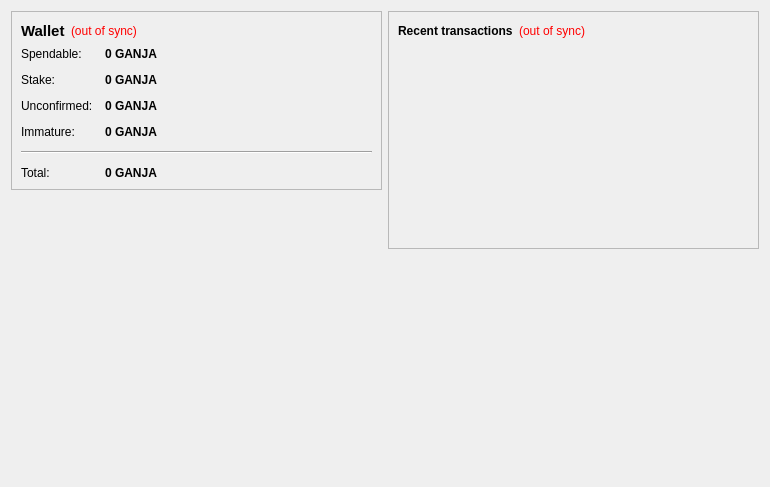
<?xml version="1.0" encoding="UTF-8"?>
<ui version="4.0">
 <class>OverviewPage</class>
 <widget class="QWidget" name="OverviewPage">
  <property name="geometry">
   <rect>
    <x>0</x>
    <y>0</y>
    <width>770</width>
    <height>487</height>
   </rect>
  </property>
  <property name="windowTitle">
   <string>Form</string>
  </property>
  <layout class="QHBoxLayout" name="horizontalLayout" stretch="1,1">
   <item>
    <layout class="QVBoxLayout" name="verticalLayout_2">
     <item>
      <widget class="QFrame" name="frame">
       <property name="frameShape">
        <enum>QFrame::StyledPanel</enum>
       </property>
       <property name="frameShadow">
        <enum>QFrame::Raised</enum>
       </property>
       <layout class="QVBoxLayout" name="verticalLayout_4">
        <item>
         <layout class="QHBoxLayout" name="horizontalLayout_4">
          <item>
           <widget class="QLabel" name="label_5">
            <property name="font">
             <font>
              <pointsize>11</pointsize>
              <weight>75</weight>
              <bold>true</bold>
             </font>
            </property>
            <property name="text">
             <string>Wallet</string>
            </property>
           </widget>
          </item>
          <item>
           <widget class="QLabel" name="labelWalletStatus">
            <property name="toolTip">
             <string>The displayed information may be out of date. Your wallet automatically synchronizes with the Ganjacoin network after a connection is established, but this process has not completed yet.</string>
            </property>
            <property name="styleSheet">
             <string notr="true">QLabel { color: red; }</string>
            </property>
            <property name="text">
             <string notr="true">(out of sync)</string>
            </property>
            <property name="alignment">
             <set>Qt::AlignLeading|Qt::AlignLeft|Qt::AlignVCenter</set>
            </property>
           </widget>
          </item>
          <item>
           <spacer name="horizontalSpacer_2">
            <property name="orientation">
             <enum>Qt::Horizontal</enum>
            </property>
            <property name="sizeHint" stdset="0">
             <size>
              <width>40</width>
              <height>20</height>
             </size>
            </property>
           </spacer>
          </item>
         </layout>
        </item>
        <item>
         <layout class="QFormLayout" name="formLayout_2">
          <property name="fieldGrowthPolicy">
           <enum>QFormLayout::AllNonFixedFieldsGrow</enum>
          </property>
          <property name="horizontalSpacing">
           <number>12</number>
          </property>
          <property name="verticalSpacing">
           <number>12</number>
          </property>
          <item row="0" column="0">
           <widget class="QLabel" name="label">
            <property name="text">
             <string>Spendable:</string>
            </property>
           </widget>
          </item>
          <item row="0" column="1">
           <widget class="QLabel" name="labelBalance">
            <property name="font">
             <font>
              <weight>75</weight>
              <bold>true</bold>
             </font>
            </property>
            <property name="cursor">
             <cursorShape>IBeamCursor</cursorShape>
            </property>
            <property name="toolTip">
             <string>Your current spendable balance</string>
            </property>
            <property name="text">
             <string notr="true">0 GANJA</string>
            </property>
            <property name="textInteractionFlags">
             <set>Qt::LinksAccessibleByMouse|Qt::TextSelectableByKeyboard|Qt::TextSelectableByMouse</set>
            </property>
           </widget>
          </item>
          <item row="1" column="0">
           <widget class="QLabel" name="label_6">
            <property name="text">
             <string>Stake:</string>
            </property>
           </widget>
          </item>
          <item row="1" column="1">
           <widget class="QLabel" name="labelStake">
            <property name="font">
             <font>
              <weight>75</weight>
              <bold>true</bold>
             </font>
            </property>
            <property name="cursor">
             <cursorShape>IBeamCursor</cursorShape>
            </property>
            <property name="toolTip">
             <string>Total of coins that was staked, and do not yet count toward the current balance</string>
            </property>
            <property name="text">
             <string notr="true">0 GANJA</string>
            </property>
            <property name="textInteractionFlags">
             <set>Qt::LinksAccessibleByMouse|Qt::TextSelectableByKeyboard|Qt::TextSelectableByMouse</set>
            </property>
           </widget>
          </item>
          <item row="2" column="0">
           <widget class="QLabel" name="label_3">
            <property name="text">
             <string>Unconfirmed:</string>
            </property>
           </widget>
          </item>
          <item row="2" column="1">
           <widget class="QLabel" name="labelUnconfirmed">
            <property name="font">
             <font>
              <weight>75</weight>
              <bold>true</bold>
             </font>
            </property>
            <property name="cursor">
             <cursorShape>IBeamCursor</cursorShape>
            </property>
            <property name="toolTip">
             <string>Total of transactions that have yet to be confirmed, and do not yet count toward the current balance</string>
            </property>
            <property name="text">
             <string notr="true">0 GANJA</string>
            </property>
            <property name="textInteractionFlags">
             <set>Qt::LinksAccessibleByMouse|Qt::TextSelectableByKeyboard|Qt::TextSelectableByMouse</set>
            </property>
           </widget>
          </item>
          <item row="3" column="0">
           <widget class="QLabel" name="labelImmatureText">
            <property name="text">
             <string>Immature:</string>
            </property>
           </widget>
          </item>
          <item row="3" column="1">
           <widget class="QLabel" name="labelImmature">
            <property name="font">
             <font>
              <weight>75</weight>
              <bold>true</bold>
             </font>
            </property>
            <property name="toolTip">
             <string>Mined balance that has not yet matured</string>
            </property>
            <property name="text">
             <string notr="true">0 GANJA</string>
            </property>
            <property name="textInteractionFlags">
             <set>Qt::LinksAccessibleByMouse|Qt::TextSelectableByKeyboard|Qt::TextSelectableByMouse</set>
            </property>
           </widget>
          </item>
          <item row="4" column="0" colspan="2">
           <widget class="Line" name="line">
            <property name="orientation">
             <enum>Qt::Horizontal</enum>
            </property>
           </widget>
          </item>
          <item row="5" column="0">
           <widget class="QLabel" name="labelTotalText">
            <property name="text">
             <string>Total:</string>
            </property>
           </widget>
          </item>
          <item row="5" column="1">
           <widget class="QLabel" name="labelTotal">
            <property name="font">
             <font>
              <weight>75</weight>
              <bold>true</bold>
             </font>
            </property>
            <property name="cursor">
             <cursorShape>IBeamCursor</cursorShape>
            </property>
            <property name="toolTip">
             <string>Your current total balance</string>
            </property>
            <property name="text">
             <string notr="true">0 GANJA</string>
            </property>
            <property name="textInteractionFlags">
             <set>Qt::LinksAccessibleByMouse|Qt::TextSelectableByKeyboard|Qt::TextSelectableByMouse</set>
            </property>
           </widget>
          </item>
         </layout>
        </item>
       </layout>
      </widget>
     </item>
     <item>
      <spacer name="verticalSpacer">
       <property name="orientation">
        <enum>Qt::Vertical</enum>
       </property>
       <property name="sizeHint" stdset="0">
        <size>
         <width>20</width>
         <height>40</height>
        </size>
       </property>
      </spacer>
     </item>
     <item>
      <widget class="QLabel" name="label_2">
       <property name="autoFillBackground">
        <bool>true</bool>
       </property>
       <property name="text">
        <string/>
       </property>
       <property name="pixmap">
        <pixmap resource="../bitcoin.qrc">:/icons/coinbg</pixmap>
       </property>
       <property name="scaledContents">
        <bool>false</bool>
       </property>
       <property name="margin">
        <number>0</number>
       </property>
      </widget>
     </item>
    </layout>
   </item>
   <item>
    <layout class="QVBoxLayout" name="verticalLayout_3">
     <item>
      <widget class="QFrame" name="frame_2">
       <property name="frameShape">
        <enum>QFrame::StyledPanel</enum>
       </property>
       <property name="frameShadow">
        <enum>QFrame::Raised</enum>
       </property>
       <layout class="QVBoxLayout" name="verticalLayout">
        <item>
         <layout class="QHBoxLayout" name="horizontalLayout_2">
          <item>
           <widget class="QLabel" name="label_4">
            <property name="text">
             <string>&lt;b&gt;Recent transactions&lt;/b&gt;</string>
            </property>
           </widget>
          </item>
          <item>
           <widget class="QLabel" name="labelTransactionsStatus">
            <property name="toolTip">
             <string>The displayed information may be out of date. Your wallet automatically synchronizes with the Ganjacoin network after a connection is established, but this process has not completed yet.</string>
            </property>
            <property name="styleSheet">
             <string notr="true">QLabel { color: red; }</string>
            </property>
            <property name="text">
             <string notr="true">(out of sync)</string>
            </property>
            <property name="alignment">
             <set>Qt::AlignRight|Qt::AlignTrailing|Qt::AlignVCenter</set>
            </property>
           </widget>
          </item>
          <item>
           <spacer name="horizontalSpacer">
            <property name="orientation">
             <enum>Qt::Horizontal</enum>
            </property>
            <property name="sizeHint" stdset="0">
             <size>
              <width>40</width>
              <height>20</height>
             </size>
            </property>
           </spacer>
          </item>
         </layout>
        </item>
        <item>
         <widget class="QListView" name="listTransactions">
          <property name="styleSheet">
           <string notr="true">QListView { background: transparent; }</string>
          </property>
          <property name="frameShape">
           <enum>QFrame::NoFrame</enum>
          </property>
          <property name="verticalScrollBarPolicy">
           <enum>Qt::ScrollBarAlwaysOff</enum>
          </property>
          <property name="horizontalScrollBarPolicy">
           <enum>Qt::ScrollBarAlwaysOff</enum>
          </property>
          <property name="selectionMode">
           <enum>QAbstractItemView::NoSelection</enum>
          </property>
         </widget>
        </item>
       </layout>
      </widget>
     </item>
     <item>
      <spacer name="verticalSpacer_2">
       <property name="orientation">
        <enum>Qt::Vertical</enum>
       </property>
       <property name="sizeHint" stdset="0">
        <size>
         <width>20</width>
         <height>40</height>
        </size>
       </property>
      </spacer>
     </item>
    </layout>
   </item>
  </layout>
 </widget>
 <resources/>
 <connections/>
</ui>
